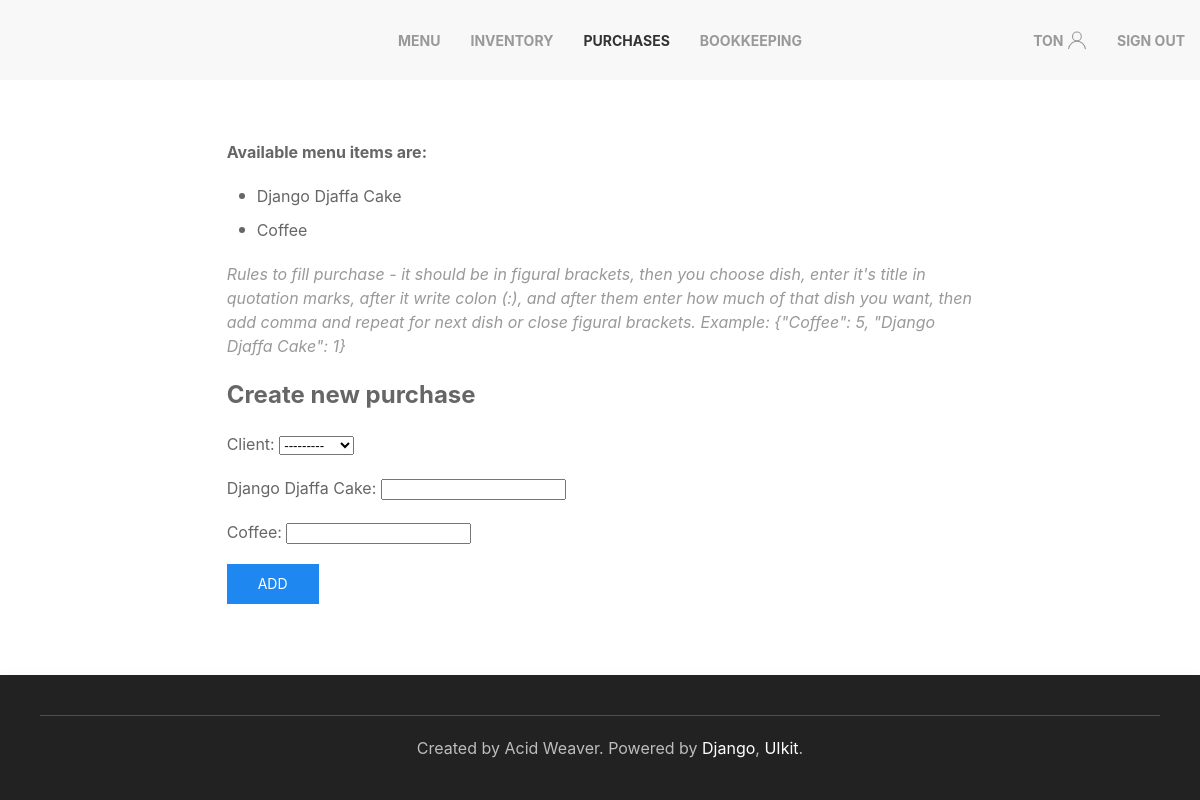
Page /purchases/add (signed in) on the earlier database version.
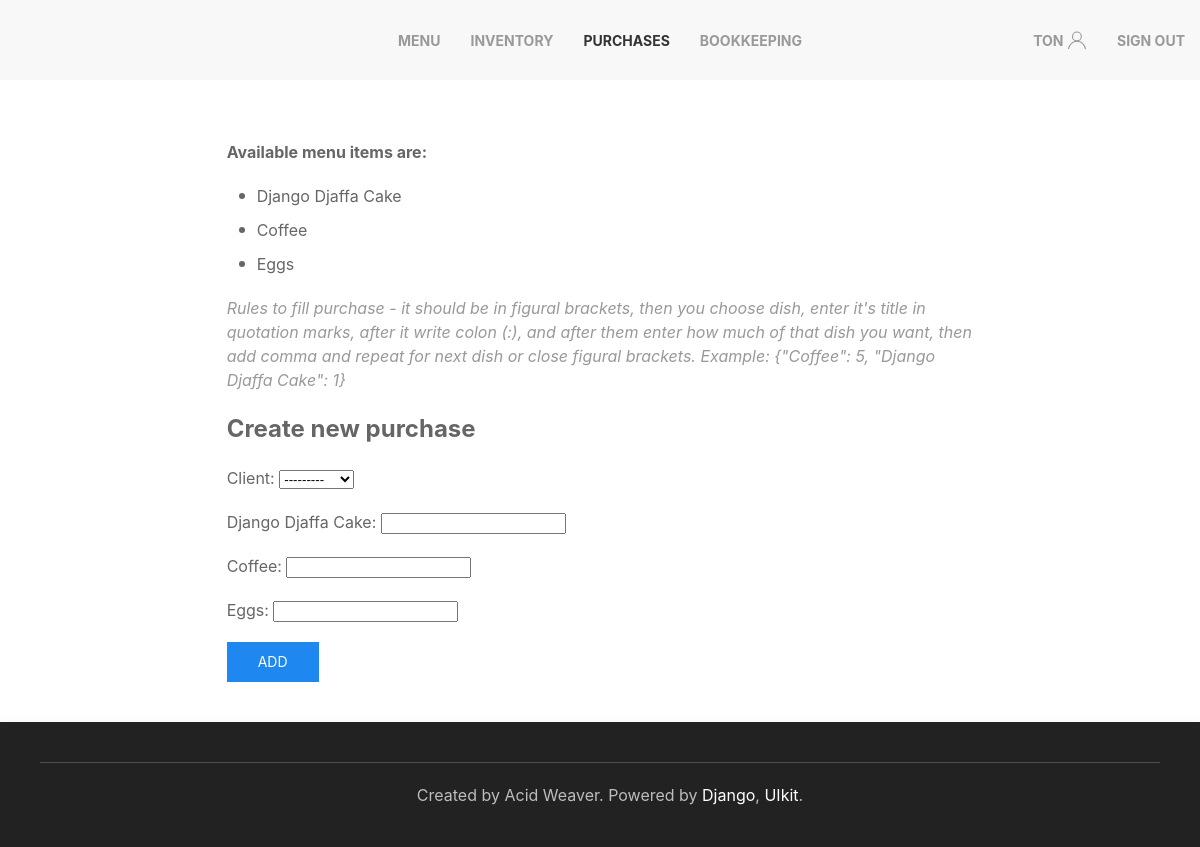
Same page on the later database version.
### inventory/models.py (models this page shows, shortened)
class MenuItem(models.Model):
	title = models.CharField(max_length=255, unique=True)
	price = models.DecimalField(max_digits=5, decimal_places=2, default=0)

### inventory/views.py (the view, shortened to what this page needs)
# urls.py: path('purchases/add', PurchaseCreateView.as_view(), name='create_purchase'),
class PurchaseCreateView(LoginRequiredMixin, DataMixin, CreateView):
	model = Purchase
	form_class = PurchaseForm
	template_name = 'inventory/create_purchase.html'
	success_url = reverse_lazy('purchase')
	def get_context_data(self, **kwargs):
		context = super().get_context_data(**kwargs)
		context['menu_items'] = MenuItem.objects.all()
		mixin_context = self.get_user_context(title='Add Ingredient', select=2)
		return dict(list(context.items()) + list(mixin_context.items()))

### inventory/forms.py (shortened to what this page needs)
class PurchaseForm(forms.ModelForm):
	def __init__(self, *args, **kwargs):
		super(PurchaseForm, self).__init__(*args, **kwargs)
		for i in MenuItem.objects.all():	# adds an input int for each position in menu to generate JSON later
			self.fields['{}'.format(i.id)] = forms.IntegerField(label=i.title)
	menu_items = forms.JSONField(required=False, widget=forms.HiddenInput())	# fake invisible field just to ModelForm methods save it to DB
	class Meta:
		model = Purchase
		fields = '__all__'

### inventory/utils.py (called while the page is built)
	def get_user_context(self, **kwargs):
		context = kwargs
		if 'select' in context:
			context['select'] = navigation[context['select']]
		context['nav_menu'] = navigation
		return context

### inventory/templates/inventory/create_purchase.html (shortened to what this page needs)
{% extends 'inventory/base.html' %}
{% block content %}
<div class="uk-grid-match uk-margin-remove-left" uk-grid>
	<div class="uk-width-expand uk-padding-remove">
		<form method="POST">
			<p class="uk-text-bold">Available menu items are:</p>
			<ul class="uk-list uk-list-bullet">
				{% for dish in menu_items %}
				<li>{{ dish.title }}</li>
				{% endfor %}
			</ul>
			<p class="uk-text-italic uk-text-muted">Rules to fill purchase - it should be in figural brackets, then you choose dish, enter it's title in quotation marks, after it write colon (:), and after them enter how much of that dish you want, then add comma and repeat for next dish or close figural brackets. Example: {"Coffee": 5, "Django Djaffa Cake": 1}</p>
			<fieldset class="uk-fieldset">
				<legend class="uk-legend uk-text-bold">Create new purchase</legend>
				{{ form.as_p }}
			</fieldset>
			<button class="uk-button uk-button-primary" type="submit">Add</button>
		</form>
	</div>
</div>
{% endblock %}

### inventory/templates/inventory/base.html (shortened to what this page needs)
{% load static %}
<!DOCTYPE html>
<html id="main">
	<head>
        <link rel="stylesheet" href="{% static 'inventory/css/uikit.min.css' %}" />
	</head>
	<body uk-height-match="target:main">
		{% block mainmenu %}
		<nav class="uk-navbar-container uk-visible@m" uk-navbar>
			<div class="uk-navbar-center">
				<ul class="uk-navbar-nav">
					{% for m in nav_menu %}
					{% if select != m %}
					<li><a class="uk-text-bold" href="{% url m.url_name %}">{{ m.title }}</a></li>
					{% else %}
					<li class="uk-active"><a class="uk-text-bold" href="{% url m.url_name %}">{{ m.title }}</a></li>
					{% endif %}
					{% endfor %}
				</ul>
			</div>
			<div class="uk-navbar-right">
				{% if request.user.is_authenticated %}
				<ul class="uk-navbar-nav">
					<li><a class="uk-text-bold" href="#">{{ user.username }}<span uk-icon="icon: user"></span></a></li>
					<li><a class="uk-text-bold" href="{% url 'logout' %}">Sign out</a></li>
				</ul>
				{% else %}
				<ul class="uk-navbar-nav">
					<li><a class="uk-text-bold" href="{% url 'login' %}">Sign in</a></li>
					<li><a class="uk-text-bold" href="{% url 'registration' %}">Sign up</a></li>
				</ul>
				{% endif %}
			</div>
		</nav>
		{% endblock mainmenu %}
		<div class="uk-padding">
			{% block content %}
			{% endblock %}
		</div>
		<div uk-height-viewport="expand: true"></div>
		<footer class="uk-background-secondary">
			<div class="uk-card uk-card-secondary uk-card-body uk-text-center uk-position-z-index" uk-sticky="position: bottom;">
				<hr />
				<p class="uk-margin-left uk-margin-remove-top">Created by Acid Weaver.
				Powered by <a href="https://www.djangoproject.com/" target="_blank">Django</a>, <a href="https://getuikit.com/" target="_blank">UIkit</a>.</p>
			</div>
		</footer>
	</body>
</html>

Differences in the rows shown:
added MenuItem: title "Eggs"
Other differences:
text no longer shown: "Client: Django Djaffa Cake: Coffee:"
text now shown: "Client: Django Djaffa Cake: Coffee: Eggs:"
